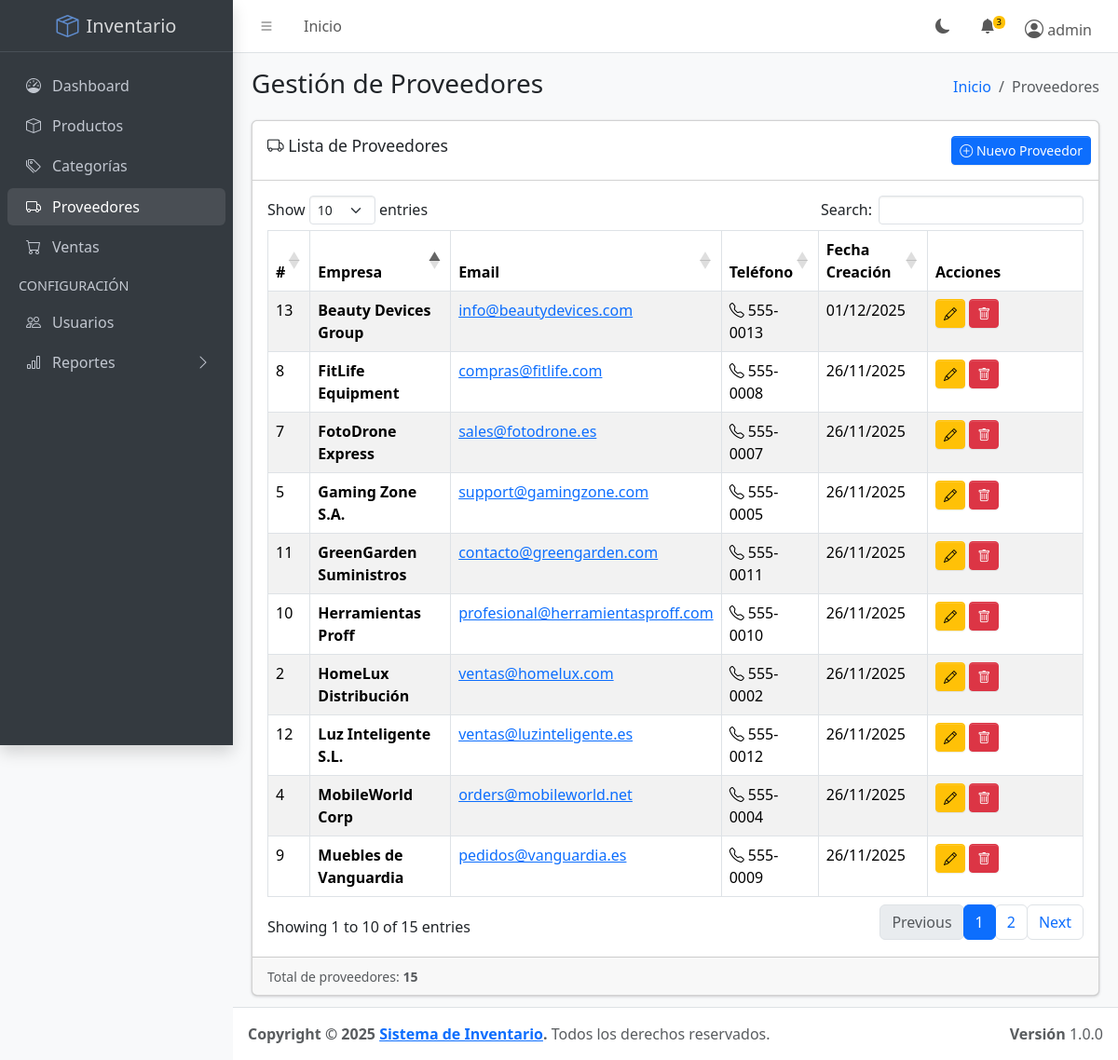
Page /public/supplier (signed in) on the committed database.
### tables this page shows
CREATE TABLE `suppliers` (
  `id` int(11) NOT NULL,
  `company_name` varchar(100) NOT NULL,
  `contact_email` varchar(100) DEFAULT NULL,
  `phone` varchar(20) DEFAULT NULL,
  `created_at` timestamp NOT NULL DEFAULT current_timestamp()
);

### app/core/Controller.php (called while the page is built, shortened)
<?php
class Controller {
    public function model($model) {
        return new $model();
    }
    public function view($view, $data = []) {
        extract($data);
        require_once '../app/views/' . $view . '.php';
    }
}

### app/controllers/SupplierController.php (called while the page is built, shortened)
<?php
class SupplierController extends Controller
{
    public function index()
    {
        $supplierModel = $this->model('Supplier');
        $suppliers = $supplierModel->getAll();
        $data = [
            'title' => 'Proveedores - Sistema de Inventario',
            'suppliers' => $suppliers,
            'success' => $_SESSION['supplier_success'] ?? null,
            'error' => $_SESSION['supplier_error'] ?? null
        ];
        $this->view('suppliers/index', $data);
    }
}

### public/index.php (called while the page is built, shortened)
<?php
require_once '../app/config/db.php';
require_once '../app/core/Controller.php';
require_once '../app/core/Model.php';
require_once '../app/controllers/AuthController.php';
$url = isset($_GET['url']) ? $_GET['url'] : '';
$router = new Router();
$router->route($url);

### app/controllers/AuthController.php (called while the page is built, shortened)
<?php
class AuthController extends Controller
{
    public static function isAdmin()
    {
        return isset($_SESSION['role']) && $_SESSION['role'] === 'admin';
    }
}

### app/core/Model.php (called while the page is built, shortened)
<?php
class Model {
    public function __construct() {
        $database = new Database();
        $this->db = $database->connect();
    }
}

### app/config/db.php (called while the page is built, shortened)
<?php
class Database
{
    private $host = 'localhost';
    private $db_name = 'inventory_system';
    private $username = 'root';
    private $password = '';
    public function connect()
    {
        $this->conn = null;
        try {
            $this->conn = new PDO('mysql:host=' . $this->host . ';dbname=' . $this->db_name, $this->username, $this->password);
            $this->conn->setAttribute(PDO::ATTR_ERRMODE, PDO::ERRMODE_EXCEPTION);
            $this->conn->setAttribute(PDO::ATTR_DEFAULT_FETCH_MODE, PDO::FETCH_ASSOC);
            $this->conn->exec("set names utf8");
        } catch (PDOException $e) {
            echo 'Connection Error: ' . $e->getMessage();
        }
        return $this->conn;
    }
}

### app/models/Supplier.php (called while the page is built, shortened)
<?php
class Supplier extends Model
{
    public function __construct()
    {
        $this->table = 'suppliers';
    }
    public function getAll()
    {
        $query = "SELECT * FROM {$this->table} ORDER BY company_name ASC";
        $stmt = $this->db->prepare($query);
        $stmt->execute();
        return $stmt->fetchAll(PDO::FETCH_ASSOC);
    }
}

### app/views/suppliers/index.php (the view, shortened to what this page needs)
<?php require_once '../app/views/layouts/header.php'; ?>
<?php require_once '../app/views/layouts/sidebar.php'; ?>
<div class="app-content-header">
    <div class="container-fluid">
        <div class="row">
            <div class="col-sm-6">
                <h3 class="mb-0">Gestión de Proveedores</h3>
            </div>
            <div class="col-sm-6">
                <ol class="breadcrumb float-sm-end">
                    <li class="breadcrumb-item"><a href="/GestionInventario/public/">Inicio</a></li>
                    <li class="breadcrumb-item active">Proveedores</li>
                </ol>
            </div>
        </div>
    </div>
</div>
<div class="app-content">
    <div class="container-fluid">
        <div class="card">
            <div class="card-header">
                <h3 class="card-title">
                    <i class="bi bi-truck"></i> Lista de Proveedores
                </h3>
                <div class="card-tools">
                    <?php if (AuthController::isAdmin()): ?>
                        <a href="/GestionInventario/public/supplier/create" class="btn btn-primary btn-sm">
                            <i class="bi bi-plus-circle"></i> Nuevo Proveedor
                        </a>
                    <?php endif; ?>
                </div>
            </div>
            <div class="card-body">
                <?php if (empty($suppliers)): ?>
                    <div class="alert alert-info">
                        <i class="bi bi-info-circle"></i> No hay proveedores registrados.
                        <a href="/GestionInventario/public/supplier/create">Crear el primero</a>
                    </div>
                <?php else: ?>
                    <div class="table-responsive">
                        <table id="suppliersTable" class="table table-bordered table-striped table-hover">
                            <thead>
                                <tr>
                                    <th style="width: 10px">#</th>
                                    <th>Empresa</th>
                                    <th>Email</th>
                                    <th>Teléfono</th>
                                    <th>Fecha Creación</th>
                                    <th style="width: 150px">Acciones</th>
                                </tr>
                            </thead>
                            <tbody>
                                <?php foreach ($suppliers as $supplier): ?>
                                    <tr>
                                        <td><?= $supplier['id'] ?></td>
                                        <td><strong><?= htmlspecialchars($supplier['company_name']) ?></strong></td>
                                        <td>
                                            <?php if ($supplier['contact_email']): ?>
                                                <a href="mailto:<?= htmlspecialchars($supplier['contact_email']) ?>">
                                                    <?= htmlspecialchars($supplier['contact_email']) ?>
                                                </a>
                                            <?php else: ?>
                                                <span class="text-muted">No especificado</span>
                                            <?php endif; ?>
                                        </td>
                                        <td>
                                            <?php if ($supplier['phone']): ?>
                                                <i class="bi bi-telephone"></i> <?= htmlspecialchars($supplier['phone']) ?>
                                            <?php else: ?>
                                                <span class="text-muted">No especificado</span>
                                            <?php endif; ?>
                                        </td>
                                        <td><?= date('d/m/Y', strtotime($supplier['created_at'])) ?></td>
                                        <td>
                                            <?php if (AuthController::isAdmin()): ?>
                                                <a href="/GestionInventario/public/supplier/edit/<?= $supplier['id'] ?>"
                                                    class="btn btn-sm btn-warning" title="Editar">
                                                    <i class="bi bi-pencil"></i>
                                                </a>
                                                <a href="/GestionInventario/public/supplier/deleteAction/<?= $supplier['id'] ?>"
                                                    class="btn btn-sm btn-danger" title="Eliminar"
                                                    onclick="return confirm('¿Estás seguro de eliminar este proveedor?')">
                                                    <i class="bi bi-trash"></i>
                                                </a>
                                            <?php else: ?>
                                                <span class="text-muted"><i class="bi bi-lock"></i> Solo lectura</span>
                                            <?php endif; ?>
                                        </td>
                                    </tr>
                                <?php endforeach; ?>
                            </tbody>
                        </table>
                    </div>
                <?php endif; ?>
            </div>
            <div class="card-footer">
                <small class="text-muted">
                    Total de proveedores: <strong><?= count($suppliers) ?></strong>
                </small>
            </div>
        </div>
    </div>
</div>
<?php require_once '../app/views/layouts/footer.php'; ?>

### rows in the picture
suppliers: id "13", company_name "Beauty Devices Group", contact_email "info@beautydevices.com", phone "555-0013", created_at "01/12/2025"
suppliers: id "8", company_name "FitLife Equipment", contact_email "compras@fitlife.com", phone "555-0008", created_at "26/11/2025"
suppliers: id "7", company_name "FotoDrone Express", contact_email "sales@fotodrone.es", phone "555-0007", created_at "26/11/2025"
suppliers: id "5", company_name "Gaming Zone S.A.", contact_email "support@gamingzone.com", phone "555-0005", created_at "26/11/2025"
suppliers: id "11", company_name "GreenGarden Suministros", contact_email "contacto@greengarden.com", phone "555-0011", created_at "26/11/2025"
suppliers: id "10", company_name "Herramientas Proff", contact_email "profesional@herramientasproff.com", phone "555-0010", created_at "26/11/2025"
suppliers: id "2", company_name "HomeLux Distribución", contact_email "ventas@homelux.com", phone "555-0002", created_at "26/11/2025"
suppliers: id "12", company_name "Luz Inteligente S.L.", contact_email "ventas@luzinteligente.es", phone "555-0012", created_at "26/11/2025"
suppliers: id "4", company_name "MobileWorld Corp", contact_email "orders@mobileworld.net", phone "555-0004", created_at "26/11/2025"
suppliers: id "9", company_name "Muebles de Vanguardia", contact_email "pedidos@vanguardia.es", phone "555-0009", created_at "26/11/2025"

### other values in the picture
$_SESSION['username'] "admin"
count($suppliers) "15"
